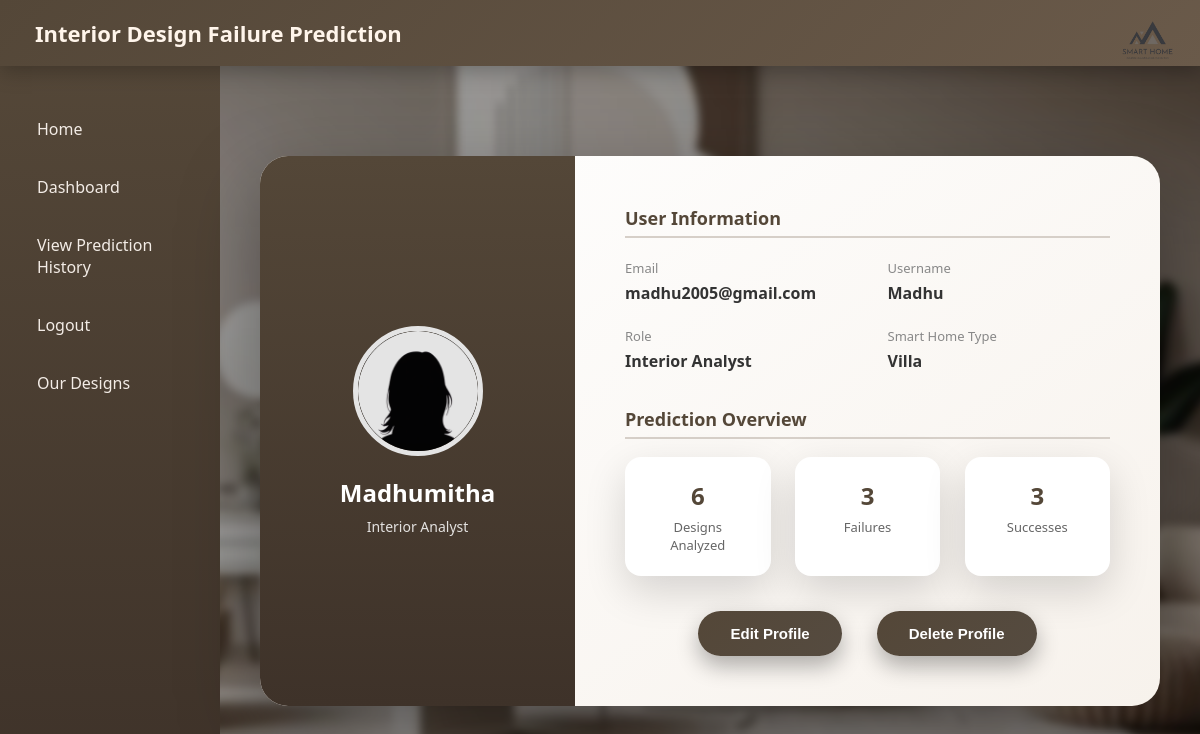
/profile/ (signed in), run on an earlier commit of the app's database.
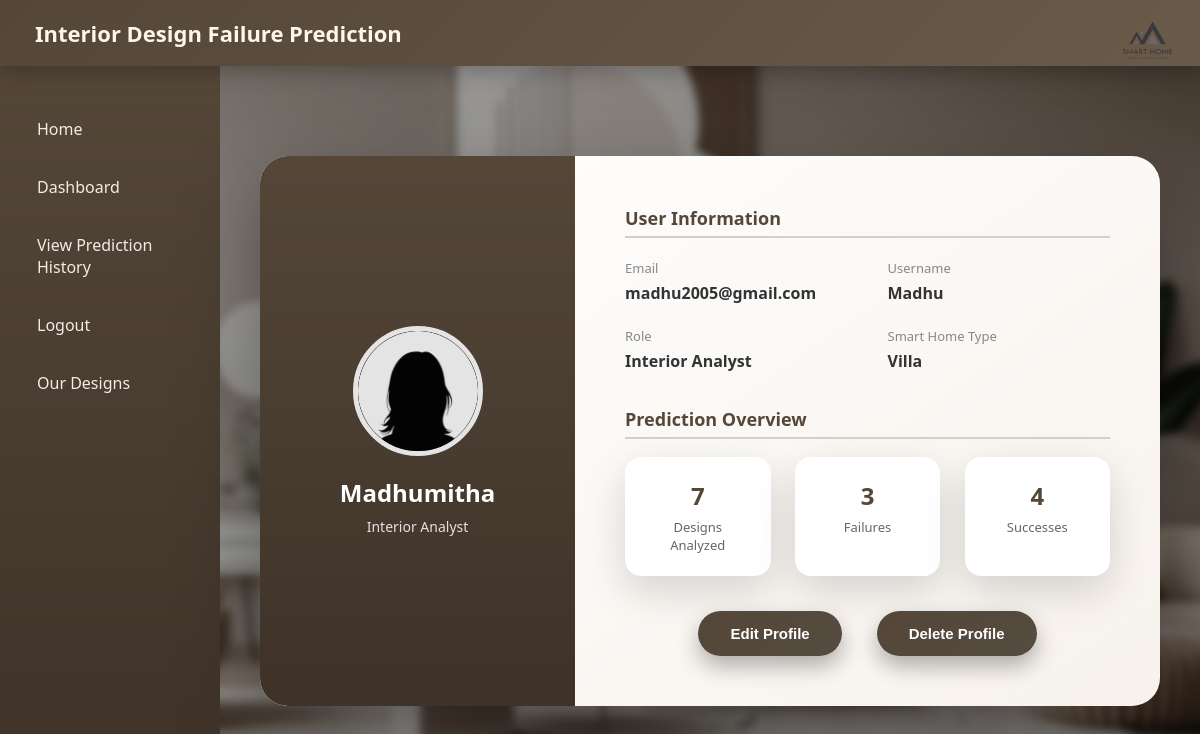
And on a later commit of the database.
### inte_des/models.py (models this page shows, shortened)
class UserProfile(models.Model):
    user = models.OneToOneField(User, on_delete=models.CASCADE)
    username = models.CharField(max_length=150, blank=True)  # <-- Add this
    role = models.CharField(max_length=50)
    phone = models.CharField(max_length=15, blank=True)
    home_type = models.CharField(max_length=50, blank=True)
    total_predictions = models.IntegerField(default=0)
    failures = models.IntegerField(default=0)
    successes = models.IntegerField(default=0)
    AVATAR_CHOICES = [
        ('default.png', 'Default Avatar'),
        ('AvatarB1.png', 'Avatar 1'),
        ('AvatarB2.png', 'Avatar 2'),
        ('AvatarB3.png', 'Avatar 3'),
        ('AvatarB4.png', 'Avatar 4'),
        ('AvatarB5.png', 'Avatar 5'),
        ('AvatarG1.png', 'Avatar 6'),
        ('AvatarG2.png', 'Avatar 7'),
        ('AvatarG3.png', 'Avatar 8'),
        ('AvatarG4.png', 'Avatar 9'),
        ('AvatarG5.png', 'Avatar 10'),
    ]
    profile_pic = models.CharField(max_length=100, choices=AVATAR_CHOICES, default='default.png')

### inte_des/views.py (the view)
# urls.py: path('profile/', views.profile, name='profile'),
@login_required
def profile(request):
    userprofile, _ = UserProfile.objects.get_or_create(user=request.user)
    predictions = Prediction.objects.filter(user=request.user)
    return render(request, "profile.html", {
        "userprofile": userprofile,
        "predictions": predictions
    })

### inte_des/templates/profile.html (shortened to what this page needs)
<!DOCTYPE html>
<html lang="en">
{% load static %}
<head>
</head>
<body>
<div class="navbar">
Interior Design Failure Prediction
<img src="{% static 'images/Smart home logo(png).png' %}" class="logo">
</div>
<div class="container">
<div class="sidebar">
<a href="{% url 'home' %}">Home</a>
<a href="{% url 'dashboard' %}">Dashboard</a>
<a href="{% url 'history' %}">View Prediction History</a>
<a href="{% url 'logout' %}">Logout</a>
<a href="{%url 'design'%}">Our Designs</a>
</div>
<div class="content">
<div class="profile-card">
<div class="profile-left">
<img src="{% if 'http' in userprofile.profile_pic %}
            {{ userprofile.profile_pic }}
          {% else %}
            {% static 'images/avatars/' %}{{ userprofile.profile_pic }}
          {% endif %}"
     width="120"
     style="border-radius:50%;">
<h2>{{ user.first_name }} {{ user.last_name }}</h2>
<p>{{ userprofile.role }}</p>
</div>
<div class="profile-right">
<div class="section-title">User Information</div>
<div class="info-grid">
<div class="info-item">
<span>Email</span>
<p>{{ user.email }}</p>
</div>
<div class="info-item">
<span>Username</span>
<p>{{ user.username }}</p>
</div>
<div class="info-item">
<span>Role</span>
<p>{{ userprofile.role }}</p>
</div>
<div class="info-item">
<span>Smart Home Type</span>
<p>{{ userprofile.home_type }}</p>
</div>
</div>
<div class="section-title">Prediction Overview</div>
<div class="stats">
<div class="stat-box">
<h3>{{ userprofile.total_predictions }}</h3>
<p>Designs Analyzed</p>
</div>
<div class="stat-box">
<h3>{{ userprofile.failures }}</h3>
<p>Failures</p>
</div>
<div class="stat-box">
<h3>{{ userprofile.successes }}</h3>
<p>Successes</p>
</div>
</div>
<div class="edit-btn">
<button onclick="location.href='/edit'">Edit Profile</button>
<button onclick="openModal()">Delete Profile</button>
</div>
</div>
</div>
</div>
</div>
</body>
</html>

What changed in the data, as far as the page shows it:
changed UserProfile "Interior Analyst": total_predictions "6" → "7"; successes "3" → "4"
